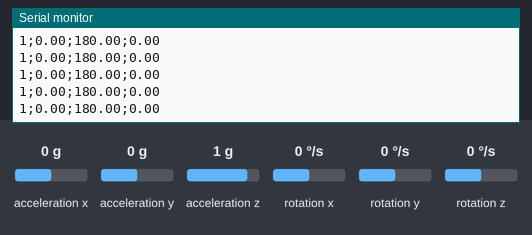
A sketch run on a simulated Arduino Nano 33 IoT. On the bench: the last lines printed to the serial monitor. Inputs (shaded band) come from the test bench; at power-on: acceleration x 0 g, acceleration y 0 g, acceleration z 1 g, rotation x 0 °/s, rotation y 0 °/s, rotation z 0 °/s. WiFi joins after 1.5 s; servers stay silent unless stated.

Above: at 13.0 s.
13.1 s: acceleration x set to -1.4 g
At 13.6 s:
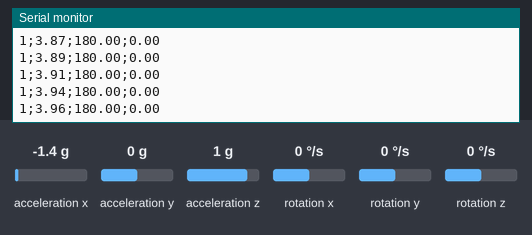
14.6 s: acceleration y set to -1.4 g
At 15.6 s:
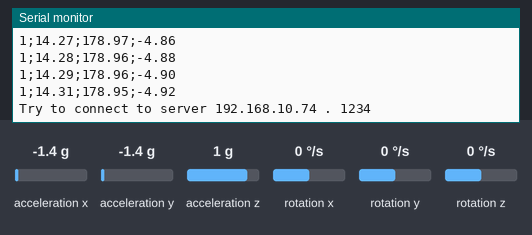
16.1 s: acceleration z set to -1.4 g
At 17.1 s:
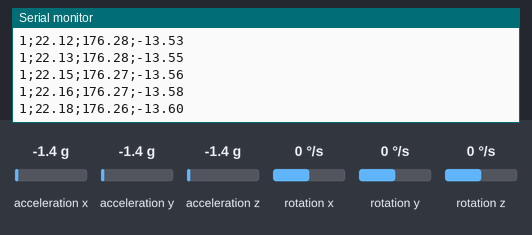
17.6 s: rotation x set to -192 °/s
At 18.4 s:
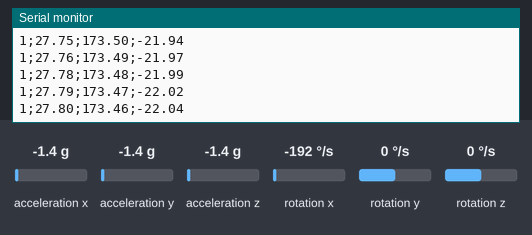
19.1 s: rotation y set to -192 °/s
At 19.9 s:
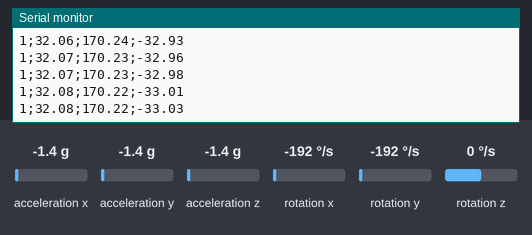
Timing chart, 0 to 20.0 s (numbered marks = the images above; inputs shaded):
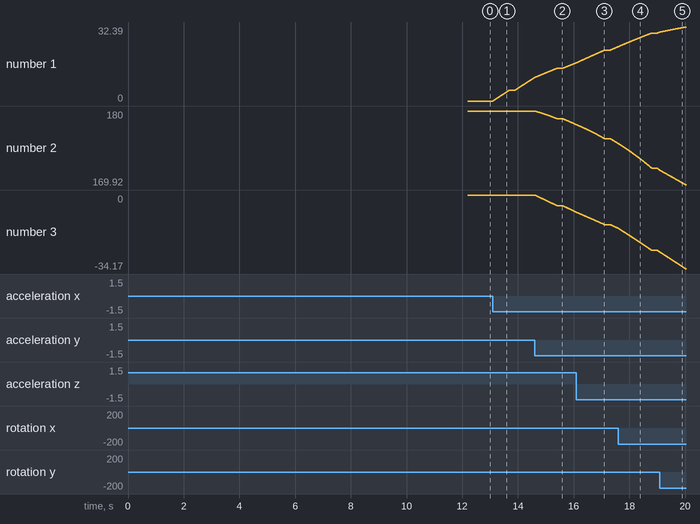

Measured:
- after the input at 13.1 s, the serial monitor: prints a new line at once (image 1)
- plotted number 1: 0 → 10.27 after the input at 13.1 s

The sketch:

WiFiSendGyroData.ino
```cpp
/*
  TCP Client

  initial sketch created by dlf 13 July 2010
  modified 31 May 2012 by Tom Igoe
  modified 19 Nov 2021 by Stefan Fambach
*/


#include <SPI.h>
#include <WiFiNINA.h>
#include <Arduino_LSM6DS3.h>
#include "wifi_tools.h"
#include "arduino_secrets.h"

int keyIndex = 0;

/***************************************************************************************/
// gyrocopy & accelerator
#include <MahonyAHRS.h>
Mahony filter;

float ax, ay, az;
float gx, gy,gz;
// float mx, my, mz // only if magnetometer is needed

/*
  the gyro's x,y,z values drift by a steady amount. if we measure this when arduino is still
  we can correct the drift when doing real measurements later
*/
//void calibrateIMU(int delayMillis, int calibrationMillis) {
//
//  int calibrationCount = 0;
//
//  delay(delayMillis); // to avoid shakes after pressing reset button
//
//  float sumX, sumY, sumZ;
//  int startTime = millis();
//  while (millis() < startTime + calibrationMillis) {
//    if (readIMU()) {
//      // in an ideal world gyroX/Y/Z == 0, anything higher or lower represents drift
//      sumX += gyroX;
//      sumY += gyroY;
//      sumZ += gyroZ;
//
//      calibrationCount++;
//    }
//  }
//
//  if (calibrationCount == 0) {
//    Serial.println("Failed to calibrate");
//  }
//
//  gyroDriftX = sumX / calibrationCount;
//  gyroDriftY = sumY / calibrationCount;
//  gyroDriftZ = sumZ / calibrationCount;
//
//}


bool readIMU() {
  if (IMU.accelerationAvailable() && IMU.gyroscopeAvailable() ) {
    IMU.readAcceleration(ax, ay, az);
    IMU.readGyroscope(gx, gy, gz);
    return true;
  }
  return false;
}

/***************************************************************************************/
// TCP/IP Client
WiFiClient client;

boolean checkServerConnection() {

  if (client.connected()) {
    return true;
  }

  Serial.print("Try to connect to server ");
  Serial.print(SERVER);
  Serial.print(" . ");
  Serial.println(PORT);
  if (client.connect(SERVER, PORT)) {
    Serial.println("connected to server");
    return true;
  } else {

    Serial.println("Connection to server failed");
    return false;
  }
}

/***************************************************************************************/
void setup() {

  Serial.begin(115200);
  while (!Serial) {
    ; // wait for serial port to connect. Needed for native USB port only
  }

  // check for the WiFi module:
  if (WiFi.status() == WL_NO_MODULE) {
    Serial.println("Communication with WiFi module failed!");
    // don't continue
    while (true);
  }

  String fv = WiFi.firmwareVersion();
  if (fv < WIFI_FIRMWARE_LATEST_VERSION) {
    Serial.println("Please upgrade the firmware");
  }

  // -----------------------------------------------------
  // Start the gyrocope & acceleration detector
  if (!IMU.begin()) {
    Serial.println("Failed to initialize IMU!");

    while (1);
  }

 // calibrateIMU(250,250);
 //  lastTime = micros();

}


void loop() {

  if (! checkWifiConnection()) {
    return;
  }

  if (!checkServerConnection()) {
    return;
  }


  // send gyroscopic data
  if (readIMU()) {

    // to radians
    float gyroScale = 3.14159f / 180.0f;
    gx = gx * gyroScale;
    gy = gy * gyroScale;
    gz = gz * gyroScale;

  // Update the Mahony filter
    filter.updateIMU(gx, gy, gz, ax, ay, az);
    //filter.update(gx, gy, gz, ax, ay, az, mx, my, mz);

    String s;
    s.reserve(100);
    s += "1;";
    s += filter.getPitch();
    s += ";";
    s += filter.getYaw();
    s += ";";
    s += filter.getRoll();


    Serial.println(s);
    client.println(s);

  }
  // if there are incoming bytes available
  // from the server, read them and print them:
  while (client.available()) {
    char c = client.read();
    Serial.write(c);
  }

  // I know delays are bad but this is only a test and
  // I do not want a message every millisecond, thats really to much
  //delay (2000);

}
```

arduino_secrets.h
```cpp
#pragma once

#define SECRET_SSID "NODES"
#define SECRET_PASS "HappyNodes1234"
#define SERVER "192.168.10.74"
#define PORT 1234
```

wifi_tools.h
```cpp
#pragma once
#include "arduino_secrets.h"

void printMacAddress(byte mac[]);
void printWifiData() ;
boolean checkWifiConnection();
void printCurrentNet();

int status = WL_IDLE_STATUS;     // the WiFi radio's status
char ssid[] = SECRET_SSID;        // your network SSID (name)
char pass[] = SECRET_PASS;    // your network password (use for WPA, or use as key for WEP)


boolean wifiConnected = false;
long loginTimer = 0;
long timeout = 6000;

boolean checkWifiConnection(){


  // check if timout is reached
  if( millis() - loginTimer < timeout){

    if(millis() - loginTimer % 100 == 0){
      Serial.print(".");
    }
    return false;
  }

  if (status != WL_CONNECTED) {
    loginTimer = millis();
    wifiConnected = false;
    Serial.print("Attempting to connect to SSID: ");
    Serial.println(SECRET_SSID);
    // Connect to WPA/WPA2 network. Change this line if using open or WEP network:
    status = WiFi.begin(SECRET_SSID, SECRET_PASS);
    return false;

  } else {
    if(!wifiConnected){
      wifiConnected = true;
      Serial.println("Connected to WiFi");
      printWifiData();
    }
    return true;
  }
}


void printCurrentNet() {
  // print the SSID of the network you're attached to:
  Serial.print("SSID: ");
  Serial.println(WiFi.SSID());

  // print the MAC address of the router you're attached to:
  byte bssid[6];
  WiFi.BSSID(bssid);
  Serial.print("BSSID: ");
  printMacAddress(bssid);

  // print the received signal strength:
  long rssi = WiFi.RSSI();
  Serial.print("signal strength (RSSI):");
  Serial.println(rssi);

  // print the encryption type:
  byte encryption = WiFi.encryptionType();
  Serial.print("Encryption Type:");
  Serial.println(encryption, HEX);
  Serial.println();
}

void printMacAddress(byte mac[]) {
  for (int i = 5; i >= 0; i--) {
    if (mac[i] < 16) {
      Serial.print("0");
    }
    Serial.print(mac[i], HEX);
    if (i > 0) {
      Serial.print(":");
    }
  }
  Serial.println();
}

void printWifiData() {
  // print your board's IP address:
  IPAddress ip = WiFi.localIP();
  Serial.print("IP Address: ");
  Serial.println(ip);
  Serial.println(ip);

  // print your MAC address:
  byte mac[6];
  WiFi.macAddress(mac);
  Serial.print("MAC address: ");
  printMacAddress(mac);
}
```
